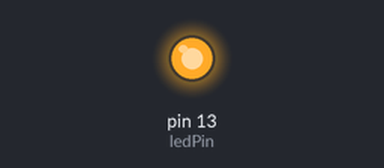
This sketch was run on a simulated Arduino Uno, built with avr-gcc and run on an emulated ATmega328P. Shown: output pins drawn as LEDs (lit = HIGH).

Above: at 0.2 s.
At 6.2 s:
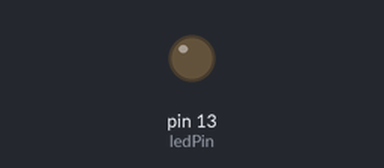
Timing chart, 0 to 10.4 s (numbered marks = the images above):
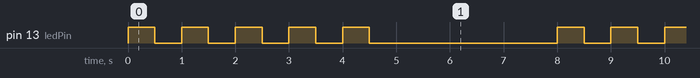

The sketch:

_8_for_condition_8_while_and_count.ino
```cpp
int ledPin = 13;
int delayPeriod =500;

void setup()
{
pinMode (ledPin, OUTPUT);
}
void loop()
{
int i = 0;
while (i<5)
{

  digitalWrite (ledPin, HIGH);
  delay (delayPeriod);
  digitalWrite (ledPin, LOW);
  delay (delayPeriod);
  i++;

}

 delay (3000);
}
```

Measured:
- by itself, pin 13 (ledPin): repeats every 8.0 s: 4 × (LOW 0.50 s, HIGH 0.50 s), LOW 3.5 s, HIGH 0.50 s
- by itself, everything shown: repeats every 8.0 s, in 10 steps
